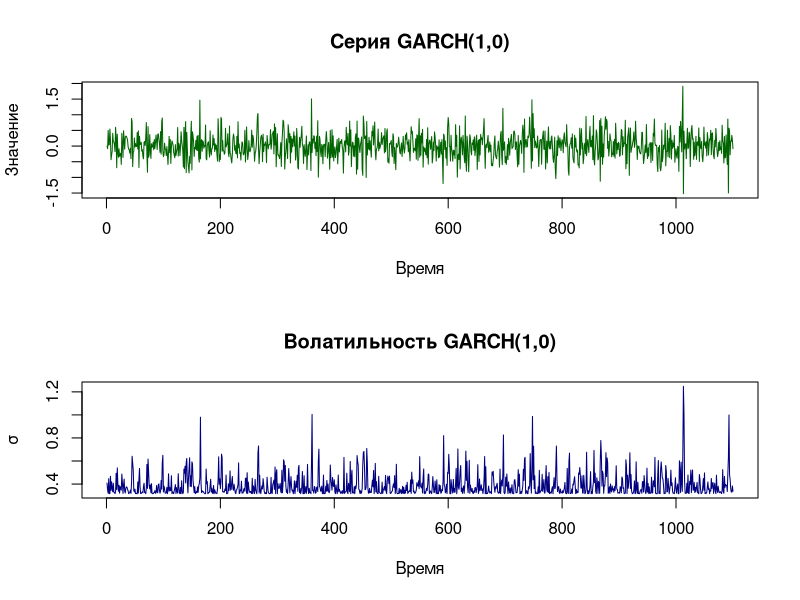
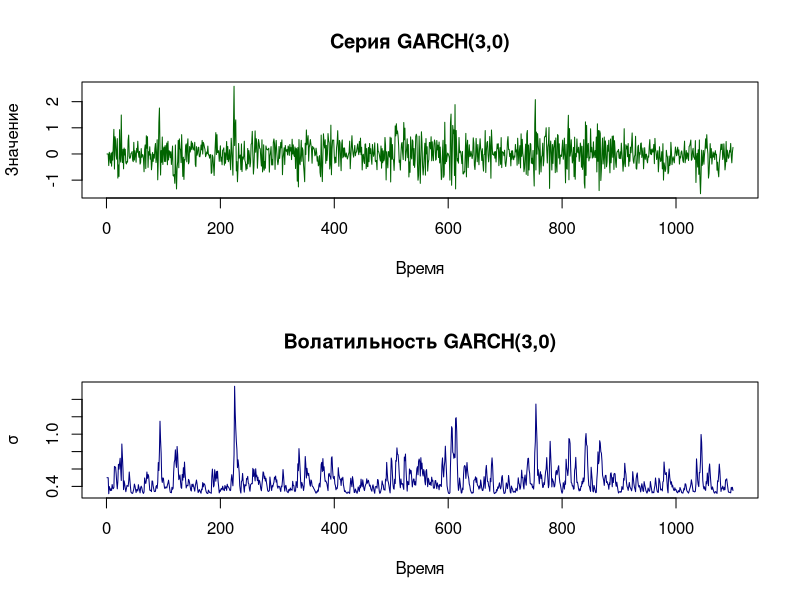
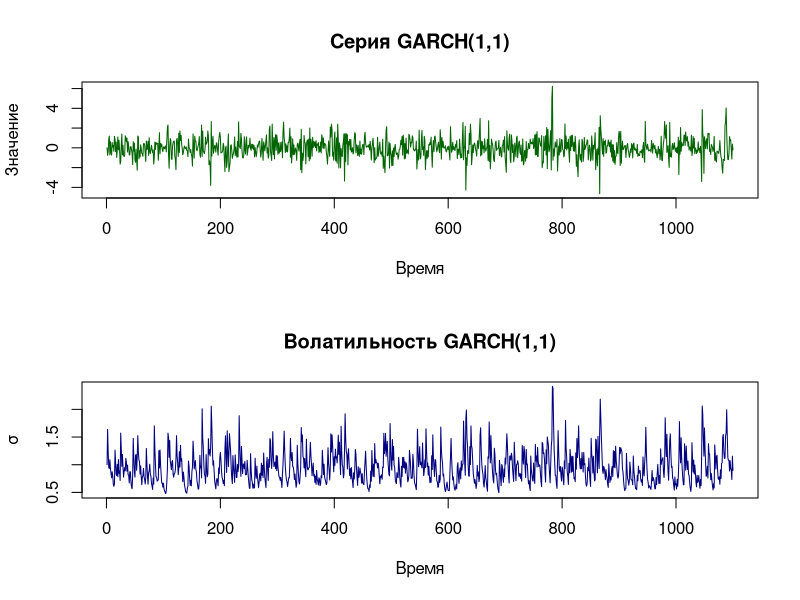
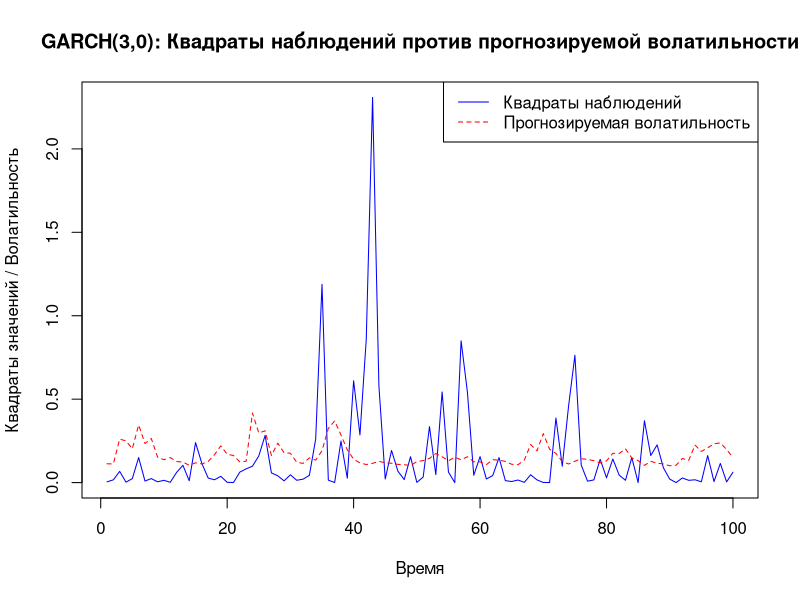

These figures' R source, in order:
# Установка и загрузка пакета tseries, если он не установлен
if (!require(tseries)) install.packages("tseries")
library(tseries)
set.seed(123)

# Моделирование процесса GARCH(1,0)
simulate_garch10 <- function(const, alpha1, n_obs) {
  if (const <= 0) stop("Константа должна быть положительной")
  if (alpha1 <= 0 || alpha1 >= 1) stop("Alpha1 должна быть в диапазоне (0, 1)")
  
  vol <- numeric(n_obs)
  series <- numeric(n_obs)
  noise <- rnorm(n_obs)
  
  vol[1] <- const / (1 - alpha1)  # Начальная волатильность
  for (t in 2:n_obs) {
    vol[t] <- const + alpha1 * noise[t-1]^2 * vol[t-1]
    series[t] <- sqrt(vol[t]) * noise[t]
  }
  
  par(mfrow = c(2, 1))
  plot(series, type = "l", col = "darkgreen", main = "Серия GARCH(1,0)", ylab = "Значение", xlab = "Время")
  plot(sqrt(vol), type = "l", col = "navy", main = "Волатильность GARCH(1,0)", ylab = "σ", xlab = "Время")
  
  list(series = series, volatility = sqrt(vol))
}

# Моделирование процесса GARCH(3,0)
simulate_garch30 <- function(const, alpha1, alpha2, alpha3, n_obs) {
  if (const <= 0) stop("Константа должна быть положительной")
  if (alpha1 <= 0 || alpha2 <= 0 || alpha3 <= 0 || (alpha1 + alpha2 + alpha3) >= 1) 
    stop("Сумма alpha1, alpha2, alpha3 должна быть меньше 1")
  
  vol <- numeric(n_obs)
  series <- numeric(n_obs)
  noise <- rnorm(n_obs)
  
  vol[1:3] <- const / (1 - alpha1 - alpha2 - alpha3)  # Начальная волатильность
  for (t in 4:n_obs) {
    vol[t] <- const + alpha1 * series[t-1]^2 + alpha2 * series[t-2]^2 + alpha3 * series[t-3]^2
    series[t] <- sqrt(vol[t]) * noise[t]
  }
  
  par(mfrow = c(2, 1))
  plot(series, type = "l", col = "darkgreen", main = "Серия GARCH(3,0)", ylab = "Значение", xlab = "Время")
  plot(sqrt(vol), type = "l", col = "navy", main = "Волатильность GARCH(3,0)", ylab = "σ", xlab = "Время")
  
  list(series = series, volatility = sqrt(vol))
}

# Моделирование процесса GARCH(1,1)
simulate_garch11 <- function(const, alpha1, beta1, n_obs) {
  if (const <= 0) stop("Константа должна быть положительной")
  if (alpha1 <= 0 || beta1 <= 0 || (alpha1 + beta1) >= 1) 
    stop("Alpha1 и beta1 должны быть положительными, а их сумма < 1")
  
  vol <- numeric(n_obs)
  series <- numeric(n_obs)
  noise <- rnorm(n_obs)
  
  vol[1] <- const / (1 - alpha1 - beta1)  # Начальная волатильность
  for (t in 2:n_obs) {
    vol[t] <- const + alpha1 * noise[t-1]^2 + beta1 * vol[t-1]
    series[t] <- sqrt(vol[t]) * noise[t]
  }
  
  par(mfrow = c(2, 1))
  plot(series, type = "l", col = "darkgreen", main = "Серия GARCH(1,1)", ylab = "Значение", xlab = "Время")
  plot(sqrt(vol), type = "l", col = "navy", main = "Волатильность GARCH(1,1)", ylab = "σ", xlab = "Время")
  
  list(series = series, volatility = sqrt(vol))
}

# Параметры для моделирования
n_obs <- 1100
const <- 0.1
alpha1 <- 0.4

# Запуск моделирования GARCH(1,0)
garch10_data <- simulate_garch10(const, alpha1, n_obs)

# Параметры для GARCH(3,0)
alpha1_g30 <- 0.3
alpha2_g30 <- 0.2
alpha3_g30 <- 0.1

# Запуск моделирования GARCH(3,0)
garch30_data <- simulate_garch30(const, alpha1_g30, alpha2_g30, alpha3_g30, n_obs)

# Параметры для GARCH(1,1)
beta1 <- 0.5

# Запуск моделирования GARCH(1,1)
garch11_data <- simulate_garch11(const, alpha1, beta1, n_obs)

# Прогнозирование для GARCH(3,0)
train_size <- 1000
train_series <- garch30_data$series[1:train_size]
test_series <- garch30_data$series[(train_size + 1):n_obs]

# Подгонка модели GARCH(3,0) на обучающих данных
garch30_fit <- garch(train_series, order = c(0, 3), trace = FALSE)
cat("Оцененные параметры GARCH(3,0):\n")
print(coef(garch30_fit))

# Функция последовательного прогнозирования для GARCH(3,0)
forecast_garch30 <- function(model, data, steps_ahead) {
  params <- coef(model)  # Извлечение оцененных параметров
  const <- params["a0"]
  alpha1 <- params["a1"]
  alpha2 <- params["a2"]
  alpha3 <- params["a3"]
  
  vol_forecast <- numeric(steps_ahead)
  series_forecast <- numeric(steps_ahead)
  noise <- rnorm(steps_ahead)
  
  # Инициализация последними тремя квадратами наблюдений
  last_squares <- tail(data, 3)^2
  vol_forecast[1] <- const + alpha1 * last_squares[3] + alpha2 * last_squares[2] + alpha3 * last_squares[1]
  series_forecast[1] <- sqrt(vol_forecast[1]) * noise[1]
  
  # Цикл последовательного прогнозирования
  for (t in 2:steps_ahead) {
    if (t == 2) {
      vol_forecast[t] <- const + alpha1 * series_forecast[t-1]^2 + alpha2 * last_squares[3] + alpha3 * last_squares[2]
    } else if (t == 3) {
      vol_forecast[t] <- const + alpha1 * series_forecast[t-1]^2 + alpha2 * series_forecast[t-2]^2 + alpha3 * last_squares[3]
    } else {
      vol_forecast[t] <- const + alpha1 * series_forecast[t-1]^2 + alpha2 * series_forecast[t-2]^2 + alpha3 * series_forecast[t-3]^2
    }
    series_forecast[t] <- sqrt(vol_forecast[t]) * noise[t]
  }
  
  list(vol_forecast = sqrt(vol_forecast), series_forecast = series_forecast)
}

# Выполнение прогноза на 100 шагов вперед
steps_ahead <- 100
forecast_result <- forecast_garch30(garch30_fit, train_series, steps_ahead)

# График квадратов наблюдений против прогнозируемой волатильности
par(mfrow = c(1, 1))
plot(test_series[1:steps_ahead]^2, type = "l", col = "blue", 
     main = "GARCH(3,0): Квадраты наблюдений против прогнозируемой волатильности", 
     ylab = "Квадраты значений / Волатильность", xlab = "Время")
lines(forecast_result$vol_forecast^2, col = "red", lty = 2)
legend("topright", legend = c("Квадраты наблюдений", "Прогнозируемая волатильность"), 
       col = c("blue", "red"), lty = c(1, 2))
